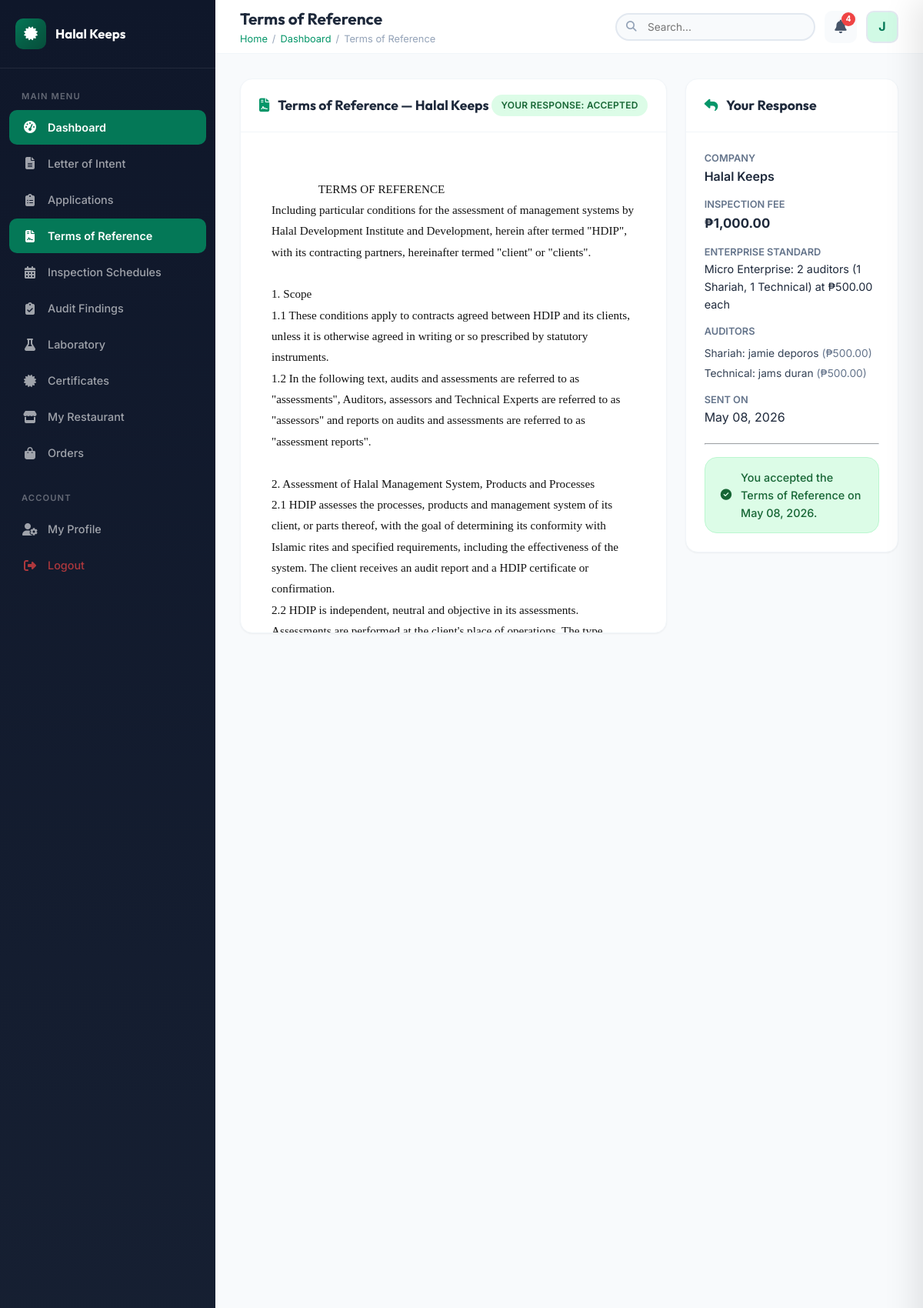
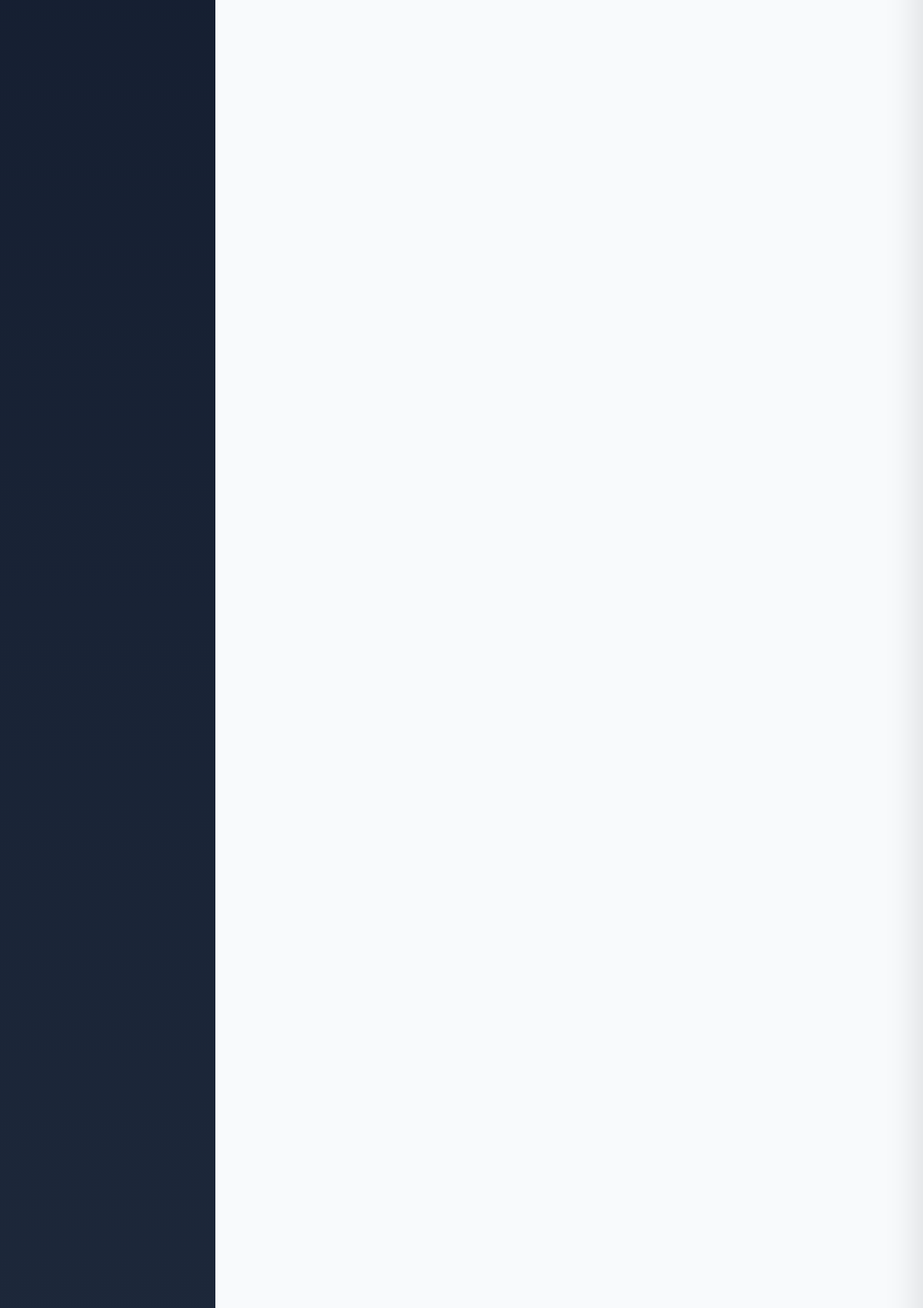
/dashboard/business_owner/terms_of_reference.php (signed in, upper part), run on the app's committed database (2 pictures, top to bottom).
### tables this page shows
CREATE TABLE `hdp_applications` (
  `id` int(11) NOT NULL,
  `loi_id` int(11) NOT NULL,
  `business_owner_id` int(11) NOT NULL,
  `application_form_path` varchar(500) DEFAULT NULL,
  `supporting_papers` text DEFAULT NULL,
  `request_form_path` varchar(500) DEFAULT NULL,
  `reviews_ratings` text DEFAULT NULL,
  `laboratory_report_path` varchar(500) DEFAULT NULL,
  `requirements_complete` tinyint(1) DEFAULT 0,
  `enterprise_type` enum('micro','small','medium') DEFAULT NULL,
  `status` enum('draft','submitted','under_review','verified','incomplete','approved') DEFAULT 'draft',
  `submitted_at` timestamp NULL DEFAULT NULL,
  `created_at` timestamp NOT NULL DEFAULT current_timestamp(),
  `updated_at` timestamp NOT NULL DEFAULT current_timestamp() ON UPDATE current_timestamp()
);

CREATE TABLE `letter_of_intent` (
  `id` int(11) NOT NULL,
  `business_owner_id` int(11) NOT NULL,
  `company_name` varchar(255) NOT NULL,
  `company_address` text NOT NULL,
  `company_info` text NOT NULL,
  `date_of_intent` date DEFAULT NULL,
  `menu_list` text DEFAULT NULL,
  `contact_person` varchar(255) DEFAULT NULL,
  `contact_email` varchar(255) DEFAULT NULL,
  `contact_phone` varchar(50) DEFAULT NULL,
  `letter_content` text NOT NULL,
  `supporting_documents` text DEFAULT NULL,
  `status` enum('draft','submitted','under_review','verified','returned','rejected') DEFAULT 'draft',
  `remarks` text DEFAULT NULL,
  `submitted_at` timestamp NULL DEFAULT NULL,
  `created_at` timestamp NOT NULL DEFAULT current_timestamp(),
  `updated_at` timestamp NOT NULL DEFAULT current_timestamp() ON UPDATE current_timestamp(),
  `application_type` varchar(255) DEFAULT NULL,
  `certifying_body` varchar(255) DEFAULT 'HDIP',
  `signature_data` longtext DEFAULT NULL
);

CREATE TABLE `terms_of_reference` (
  `id` int(11) NOT NULL,
  `application_id` int(11) NOT NULL,
  `evaluator_id` int(11) NOT NULL,
  `tor_content` text NOT NULL,
  `tor_file_path` varchar(500) DEFAULT NULL,
  `enterprise_type` enum('micro','small','medium') DEFAULT NULL,
  `auditor_assignments` longtext DEFAULT NULL,
  `auditor_total_amount` decimal(10,2) DEFAULT 0.00,
  `registration_agreement` text DEFAULT NULL,
  `payment_for_inspection` decimal(10,2) DEFAULT 0.00,
  `inspection_date` date DEFAULT NULL,
  `inspection_fees` decimal(10,2) DEFAULT 0.00,
  `status` enum('draft','sent','accepted','rejected') DEFAULT 'draft',
  `business_response` enum('pending','accepted','rejected') DEFAULT 'pending',
  `business_remarks` text DEFAULT NULL,
  `responded_at` timestamp NULL DEFAULT NULL,
  `created_at` timestamp NOT NULL DEFAULT current_timestamp(),
  `updated_at` timestamp NOT NULL DEFAULT current_timestamp() ON UPDATE current_timestamp()
);

### includes/functions.php (called while the page is built, shortened)
<?php
function formatDate($date, $format = 'M d, Y') {
    return date($format, strtotime($date));
}
function formatCurrency($amount) {
    return '₱' . number_format($amount, 2);
}
function getEnterpriseStandards() {
    return [
        'micro' => [
            'label' => 'Micro Enterprise',
            'technical' => 1,
            'shariah' => 1,
            'amount_each' => 500.00,
        ],
        'small' => [
            'label' => 'Small Enterprise',
            'technical' => 1,
            'shariah' => 1,
            'amount_each' => 700.00,
        ],
        'medium' => [
            'label' => 'Medium Enterprise',
            'technical' => 1,
            'shariah' => 2,
            'amount_each' => 900.00,
        ],
    ];
}
function normalizeEnterpriseType($type) {
    $type = strtolower(trim((string)$type));
    return array_key_exists($type, getEnterpriseStandards()) ? $type : '';
}
function getEnterpriseStandard($type) {
    $type = normalizeEnterpriseType($type);
    $standards = getEnterpriseStandards();
    return $type ? $standards[$type] : null;
}
function getEnterpriseStandardSummary($enterpriseType) {
    $standard = getEnterpriseStandard($enterpriseType);
    $count = intval($standard['technical']) + intval($standard['shariah']);
    return $standard['label'] . ': ' . $count . ' auditor' . ($count === 1 ? '' : 's') .
        ' (' . intval($standard['shariah']) . ' Shariah, ' . intval($standard['technical']) . ' Technical) at ' .
        formatCurrency($standard['amount_each']) . ' each';
}
?>

### dashboard/business_owner/terms_of_reference.php (the view, shortened to what this page needs)
<?php
require_once __DIR__ . '/../../config/app.php';
$user_id = $_SESSION['user_id'];
$app_stmt = $conn->prepare("
    SELECT ha.*, loi.company_name
    FROM hdp_applications ha
    JOIN letter_of_intent loi ON ha.loi_id = loi.id
    WHERE ha.business_owner_id = ?
    ORDER BY ha.created_at DESC LIMIT 1
");
$app_stmt->bind_param("i", $user_id);
$app_stmt->execute();
$application = $app_stmt->get_result()->fetch_assoc();
$tor = null;
if ($application) {
    $tor_q = $conn->prepare("SELECT * FROM terms_of_reference WHERE application_id = ? ORDER BY created_at DESC LIMIT 1");
    $tor_q->bind_param("i", $application['id']);
    $tor_q->execute();
    $tor = $tor_q->get_result()->fetch_assoc();
}
require_once __DIR__ . '/../../includes/header.php';
?>
<?php if (!$tor): ?>
<div class="empty-state">
    <div class="empty-icon"><i class="fas fa-file-contract"></i></div>
    <h3>No Terms of Reference Yet</h3>
    <p>The evaluator has not sent your Terms of Reference yet. Please check back after your application has been reviewed.</p>
</div>
<?php else:
    $resp  = $tor['business_response'] ?? 'pending';
    $badge = ['pending' => 'badge-warning', 'accepted' => 'badge-success', 'rejected' => 'badge-danger'];
    $ext   = !empty($tor['tor_file_path']) ? strtolower(pathinfo($tor['tor_file_path'], PATHINFO_EXTENSION)) : '';
    $file_url = !empty($tor['tor_file_path']) ? BASE_URL . 'uploads/' . htmlspecialchars($tor['tor_file_path']) : '';
    $auditor_assignments = json_decode($tor['auditor_assignments'] ?? '[]', true);
?>
<div style="display: grid; grid-template-columns: 2fr 1fr; gap: 24px; align-items: start;">
    <div class="card">
        <div class="card-header">
            <h3><i class="fas fa-file-contract" style="color:var(--primary-600);margin-right:8px;"></i>
                Terms of Reference — <?= htmlspecialchars($application['company_name']) ?>
            </h3>
            <span class="badge <?= $badge[$resp] ?>">Your response: <?= ucfirst($resp) ?></span>
        </div>
        <?php if ($file_url): ?>
            <?php if ($ext === 'pdf'): ?>
                <iframe src="<?= $file_url ?>" style="width:100%;height:650px;border:none;display:block;"></iframe>
            <?php elseif (in_array($ext, ['jpg','jpeg','png'])): ?>
                <div style="padding:24px;text-align:center;">
                    <img src="<?= $file_url ?>" alt="TOR Document"
                         style="max-width:100%;height:auto;border-radius:8px;box-shadow:0 2px 12px rgba(0,0,0,0.1);">
                </div>
            <?php else: ?>
                <div style="padding:48px;text-align:center;color:var(--neutral-500);">
                    <i class="fas fa-file-alt" style="font-size:3rem;margin-bottom:12px;display:block;"></i>
                    <p>Preview not available for this file type.</p>
                    <a href="<?= $file_url ?>" target="_blank" class="btn btn-outline" style="margin-top:8px;">
                        <i class="fas fa-external-link-alt"></i> Open File
                    </a>
                </div>
            <?php endif; ?>
        <?php else: ?>
            <div style="padding:32px 40px;white-space:pre-wrap;font-family:'Times New Roman',serif;font-size:0.95rem;line-height:1.8;color:#111;max-height:650px;overflow-y:auto;">
                <?= htmlspecialchars($tor['tor_content']) ?>
            </div>
        <?php endif; ?>
    </div>
    <div class="card" style="position:sticky;top:20px;">
        <div class="card-header">
            <h3><i class="fas fa-reply" style="color:var(--primary-600);margin-right:8px;"></i> Your Response</h3>
        </div>
        <div class="card-body">
            <div style="margin-bottom:14px;">
                <div style="font-size:0.8rem;color:var(--neutral-500);text-transform:uppercase;font-weight:600;">Company</div>
                <div style="font-weight:600;"><?= htmlspecialchars($application['company_name']) ?></div>
            </div>
            <div style="margin-bottom:14px;">
                <div style="font-size:0.8rem;color:var(--neutral-500);text-transform:uppercase;font-weight:600;">Inspection Fee</div>
                <div style="font-weight:700;font-size:1.05rem;"><?= formatCurrency($tor['inspection_fees']) ?></div>
            </div>
            <?php if (!empty($tor['enterprise_type'])): ?>
            <div style="margin-bottom:14px;">
                <div style="font-size:0.8rem;color:var(--neutral-500);text-transform:uppercase;font-weight:600;">Enterprise Standard</div>
                <div style="font-size:0.9rem;"><?= htmlspecialchars(getEnterpriseStandardSummary($tor['enterprise_type'])) ?></div>
            </div>
            <?php endif; ?>
            <?php if (!empty($auditor_assignments)): ?>
            <div style="margin-bottom:14px;">
                <div style="font-size:0.8rem;color:var(--neutral-500);text-transform:uppercase;font-weight:600;margin-bottom:6px;">Auditors</div>
                <?php foreach ($auditor_assignments as $assignment): ?>
                <div style="font-size:0.86rem;color:var(--neutral-700);margin-bottom:4px;">
                    <?= ucfirst(htmlspecialchars($assignment['role'] ?? 'auditor')) ?>:
                    <?= htmlspecialchars($assignment['auditor_name'] ?: 'To be assigned') ?>
                    <span style="color:var(--neutral-500);">(<?= formatCurrency($assignment['amount'] ?? 0) ?>)</span>
                </div>
                <?php endforeach; ?>
            </div>
            <?php endif; ?>
            <div style="margin-bottom:20px;">
                <div style="font-size:0.8rem;color:var(--neutral-500);text-transform:uppercase;font-weight:600;">Sent On</div>
                <div><?= formatDate($tor['created_at']) ?></div>
            </div>
            <hr style="margin:16px 0;border-color:var(--neutral-100);">
            <?php if ($resp === 'pending'): ?>
            <p style="font-size:0.85rem;color:var(--neutral-500);margin-bottom:14px;">
                Please review the Terms of Reference and respond below.
            </p>
            <form method="POST">
                <input type="hidden" name="tor_response" value="1">
                <input type="hidden" name="tor_id" value="<?= $tor['id'] ?>">
                <div class="form-group">
                    <label>Remarks <small style="color:var(--neutral-400);">(required if rejecting)</small></label>
                    <textarea name="business_remarks" class="form-control" rows="4"
                        placeholder="If you disagree or want to negotiate any terms, explain here..." required></textarea>
                </div>
                <div style="display:flex;flex-direction:column;gap:10px;margin-top:8px;">
                    <button type="submit" name="response_action" value="accepted" class="btn btn-success"
                        onclick="document.querySelector('[name=business_remarks]').removeAttribute('required'); return confirm('Confirm you agree to the Terms of Reference?')">
                        <i class="fas fa-check-circle"></i> I Agree / Accept
                    </button>
                    <button type="submit" name="response_action" value="rejected" class="btn btn-danger">
                        <i class="fas fa-times-circle"></i> I Disagree / Send Remarks
                    </button>
                </div>
            </form>
            <?php elseif ($resp === 'accepted'): ?>
            <div class="alert alert-success" style="margin:0;">
                <i class="fas fa-check-circle"></i>
                <span>You accepted the Terms of Reference on <?= formatDate($tor['responded_at']) ?>.</span>
            </div>
            <?php endif; ?>
        </div>
    </div>
</div>
<?php endif; ?>
<?php require_once __DIR__ . '/../../includes/footer.php'; ?>

### assets/css/style.css (style rules this page uses)
:root { --primary-50: #ecfdf5; --primary-100: #d1fae5; --primary-200: #a7f3d0; --primary-300: #6ee7b7; --primary-400: #34d399; --primary-500: #10b981; --primary-600: #059669; --primary-700: #047857; --primary-800: #065f46; --primary-900: #064e3b; --accent-50: #fffbeb; --accent-100: #fef3c7; --accent-200: #fde68a; --accent-300: #fcd34d; --accent-400: #fbbf24; --accent-500: #f59e0b; --accent-600: #d97706; --accent-700: #b45309; --accent-800: #92400e; --accent-900: #78350f; --neutral-50: #f8fafc; --neutral-100: #f1f5f9; --neutral-200: #e2e8f0; --neutral-300: #cbd5e1; --neutral-400: #94a3b8; --neutral-500: #64748b; --neutral-600: #475569; --neutral-700: #334155; --neutral-800: #1e293b; --neutral-900: #0f172a; --neutral-950: #020617; --success: #22c55e; --warning: #f59e0b; --danger: #ef4444; --info: #3b82f6; --gradient-primary: linear-gradient(135deg, #047857 0%, #065f46 50%, #064e3b 100%); --gradient-accent: linear-gradient(135deg, #f59e0b 0%, #d97706 100%); --gradient-hero: linear-gradient(135deg, #064e3b 0%, #047857 30%, #059669 60%, #10b981 100%); --gradient-dark: linear-gradient(180deg, #0f172a 0%, #1e293b 100%); --gradient-card: linear-gradient(135deg, rgba(255,255,255,0.1) 0%, rgba(255,255,255,0.05) 100%); --gradient-glass: linear-gradient(135deg, rgba(255,255,255,0.12) 0%, rgba(255,255,255,0.04) 100%); --font-primary: 'Inter', -apple-system, BlinkMacSystemFont, sans-serif; --font-display: 'Outfit', 'Inter', sans-serif; --shadow-sm: 0 1px 2px rgba(0,0,0,0.05); --shadow-md: 0 4px 6px -1px rgba(0,0,0,0.1), 0 2px 4px -2px rgba(0,0,0,0.1); --shadow-lg: 0 10px 15px -3px rgba(0,0,0,0.1), 0 4px 6px -4px rgba(0,0,0,0.1); --shadow-xl: 0 20px 25px -5px rgba(0,0,0,0.1), 0 8px 10px -6px rgba(0,0,0,0.1); --shadow-2xl: 0 25px 50px -12px rgba(0,0,0,0.25); --shadow-glow: 0 0 40px rgba(16, 185, 129, 0.15); --shadow-gold: 0 0 30px rgba(245, 158, 11, 0.2); --radius-sm: 6px; --radius-md: 10px; --radius-lg: 16px; --radius-xl: 24px; --radius-full: 9999px; --sidebar-width: 280px; --sidebar-collapsed: 70px; --header-height: 70px; --transition-fast: 0.15s ease; --transition-normal: 0.3s ease; --transition-slow: 0.5s ease; }
*, *::before, *::after { box-sizing: border-box; margin: 0; padding: 0; }
html { scroll-behavior: smooth; font-size: 16px; }
body { font-family: var(--font-primary); color: var(--neutral-800); background-color: var(--neutral-50); line-height: 1.6; -webkit-font-smoothing: antialiased; -moz-osx-font-smoothing: grayscale; overflow-x: hidden; }
.card { background: white; border-radius: var(--radius-lg); box-shadow: var(--shadow-sm); border: 1px solid var(--neutral-100); transition: all var(--transition-normal); overflow: hidden; }
.card-header { padding: 20px 24px; border-bottom: 1px solid var(--neutral-100); display: flex; align-items: center; justify-content: space-between; }
.card-header h3 { font-family: var(--font-display); font-size: 1.1rem; font-weight: 700; color: var(--neutral-800); }
.card-body { padding: 24px; }
.badge { display: inline-flex; align-items: center; gap: 4px; padding: 4px 12px; border-radius: var(--radius-full); font-size: 0.75rem; font-weight: 600; letter-spacing: 0.02em; text-transform: uppercase; }
.badge-success { background: #dcfce7; color: #166534; }
.alert { padding: 16px 20px; border-radius: var(--radius-md); margin-bottom: 20px; display: flex; align-items: flex-start; gap: 12px; font-size: 0.9rem; animation: slideDown 0.3s ease; }
.alert-success { background: #dcfce7; color: #166534; border: 1px solid #bbf7d0; }
.alert { display: flex; align-items: center; gap: 12px; padding: 14px 20px; border-radius: var(--radius-lg); margin-bottom: 20px; font-size: 0.9rem; font-weight: 500; position: relative; }
.alert span { flex: 1; }

### data on the page
hdp_applications: loi.company_name "Halal Keeps"
terms_of_reference: business_response "ACCEPTED", tor_content "TERMS OF REFERENCE Including particular conditions for the assessment of management systems by Halal Development Institute and Development, herein after termed \"HDIP\", with its contracting partners, hereinafter termed \"client\" or \"clients\". 1. Scope 1.1 These conditions apply to contracts agreed between HDIP and its clients, unless it is otherwise agreed in writing or so prescribed by statutory instruments. 1.2 In the following text, audits and assessments are referred to as \"assessments\", Auditors, assessors and Technical Experts are referred to as \"assessors\" and reports on audits and assessments are referred to as \"assessment reports\". 2. Assessment of Halal Management System, Products…", inspection_fees "₱1,000.00", enterprise_type "Micro Enterprise: 2 auditors (1 Shariah, 1 Technical) at ₱500.00 each", created_at "May 08, 2026", responded_at "May 08, 2026"

### other printed values
$item['label'] "Dashboard"
$item['label'] "Letter of Intent"
$item['label'] "Applications"
$item['label'] "Terms of Reference"
$item['label'] "Inspection Schedules"
$item['label'] "Audit Findings"
$item['label'] "Laboratory"
$item['label'] "Certificates"
$item['label'] "My Restaurant"
$item['label'] "Orders"
$page_heading "Terms of Reference"
$crumb['label'] "Dashboard"
$crumb['label'] "Terms of Reference"
$notif_count "4"
substr($_SESSION['full_name'] ?? 'U', 0, 1) "J"
